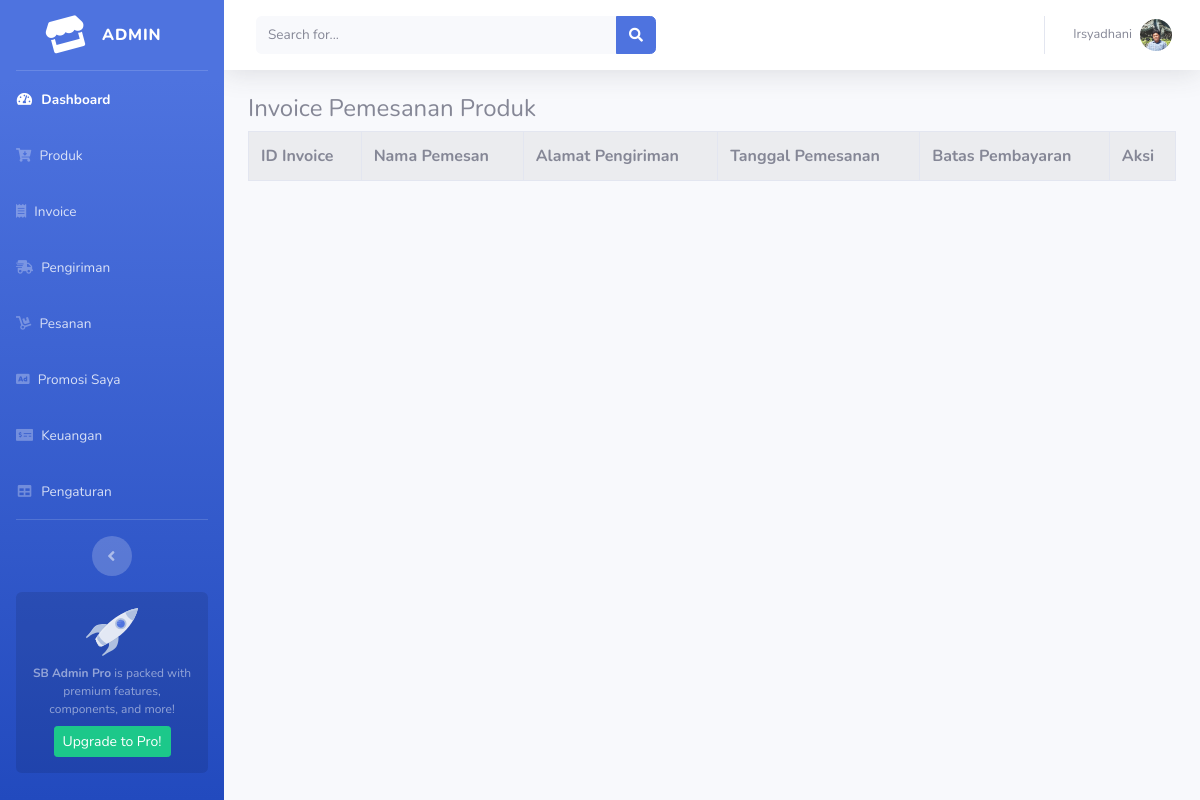
Before: /index.php/admin/invoice with the older database file.
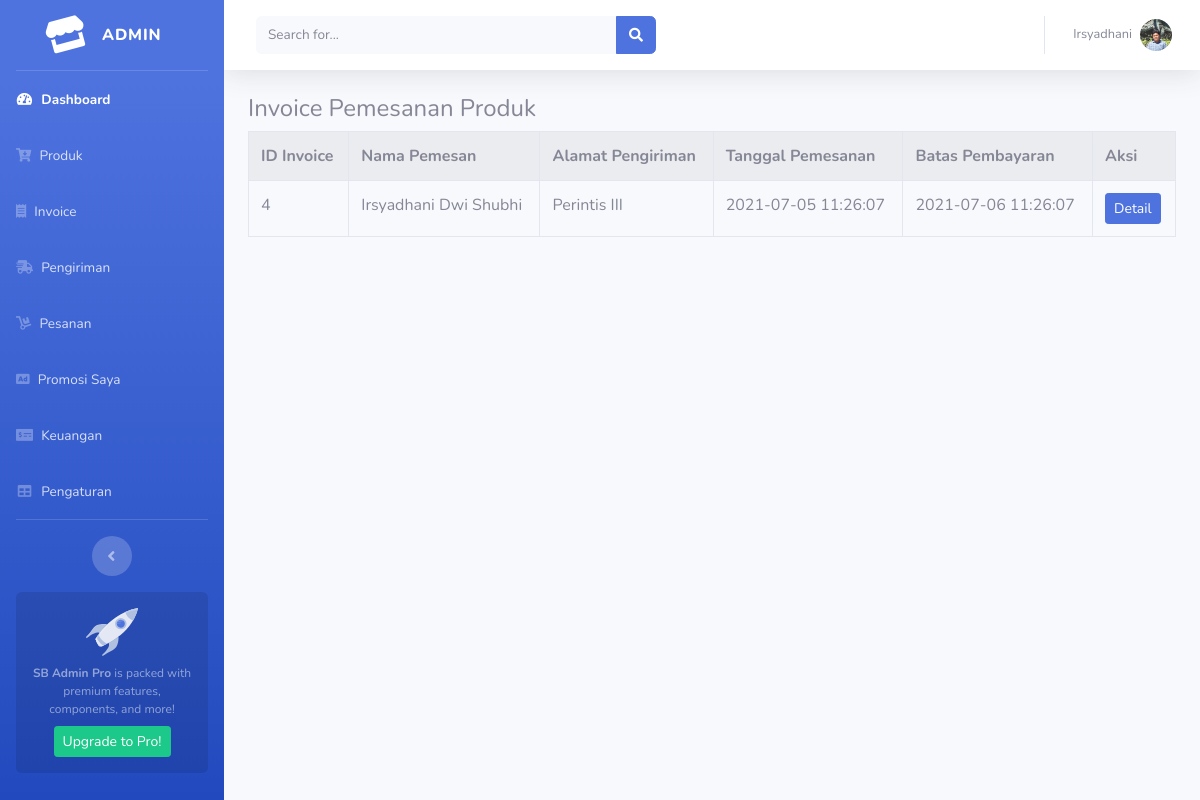
After: the same page with the newer database file.
### tables this page shows
CREATE TABLE `tb_invoice` (
  `id_invoice` int(11) NOT NULL,
  `nama` varchar(50) NOT NULL,
  `alamat` varchar(200) NOT NULL,
  `tgl_pesan` datetime NOT NULL,
  `batas_bayar` datetime NOT NULL
);

### application/controllers/admin/invoice.php (called while the page is built, shortened)
<?php
class Invoice extends CI_Controller{
	public function index()
	{
		$data['invoice'] = $this->model_invoice->tampil_data();
		$this->load->view('templates_admin/header');
		$this->load->view('templates_admin/sidebar');
		$this->load->view('admin/invoice', $data);
		$this->load->view('templates_admin/footer');
	}
}

### index.php (called while the page is built, shortened)
<?php
require_once BASEPATH.'core/CodeIgniter.php';

### application/models/model_invoice.php (called while the page is built, shortened)
<?php
class Model_invoice extends CI_Model
{
	public function tampil_data()
	{
		$result = $this->db->get('tb_invoice');
		if($result->num_rows() > 0){
			return $result->result();
		}else{
			return false;
		}
	}
}

### application/views/admin/invoice.php (the view)
<div class="container-fluid">
	<h4>Invoice Pemesanan Produk</h4>
	<table class="table table-bordered table-hover table-striped">
		<tr>
			<th>ID Invoice</th>
			<th>Nama Pemesan</th>
			<th>Alamat Pengiriman</th>
			<th>Tanggal Pemesanan</th>
			<th>Batas Pembayaran</th>
			<th>Aksi</th>
		</tr>
		<?php foreach($invoice as $inv): ?>
		<tr>
			<td><?php echo $inv->id_invoice ?></td>
			<td><?php echo $inv->nama ?></td>
			<td><?php echo $inv->alamat ?></td>
			<td><?php echo $inv->tgl_pesan ?></td>
			<td><?php echo $inv->batas_bayar ?></td>
			<td><?php echo anchor('admin/invoice/detail/'.$inv->id_invoice, '<div class="btn btn-sm btn-primary">Detail</div>') ?></td>
		</tr>
		<?php endforeach; ?>
	</table>
</div>

Changed rows visible on the page:
added tb_invoice: id_invoice "4", nama "Irsyadhani Dwi Shubhi", alamat "Perintis III", tgl_pesan "2021-07-05 11:26:07", batas_bayar "2021-07-06 11:26:07", id_invoice "Detail"
